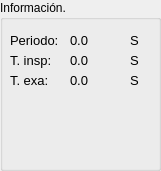
     <widget class="QGroupBox" name="groupBox_3">
      <property name="geometry">
       <rect>
        <x>580</x>
        <y>0</y>
        <width>161</width>
        <height>171</height>
       </rect>
      </property>
      <property name="title">
       <string>Información.</string>
      </property>
      <widget class="QLabel" name="label_22">
       <property name="geometry">
        <rect>
         <x>10</x>
         <y>30</y>
         <width>60</width>
         <height>20</height>
        </rect>
       </property>
       <property name="font">
        <font>
         <pointsize>10</pointsize>
        </font>
       </property>
       <property name="text">
        <string>Periodo: </string>
       </property>
      </widget>
      <widget class="QLabel" name="label_period">
       <property name="geometry">
        <rect>
         <x>70</x>
         <y>30</y>
         <width>50</width>
         <height>20</height>
        </rect>
       </property>
       <property name="font">
        <font>
         <pointsize>10</pointsize>
        </font>
       </property>
       <property name="text">
        <string>0.0</string>
       </property>
      </widget>
      <widget class="QLabel" name="label_currentRatio_2">
       <property name="geometry">
        <rect>
         <x>130</x>
         <y>30</y>
         <width>20</width>
         <height>20</height>
        </rect>
       </property>
       <property name="font">
        <font>
         <pointsize>10</pointsize>
        </font>
       </property>
       <property name="text">
        <string>S</string>
       </property>
      </widget>
      <widget class="QLabel" name="label_23">
       <property name="geometry">
        <rect>
         <x>10</x>
         <y>50</y>
         <width>60</width>
         <height>20</height>
        </rect>
       </property>
       <property name="font">
        <font>
         <pointsize>10</pointsize>
        </font>
       </property>
       <property name="text">
        <string>T. insp:</string>
       </property>
      </widget>
      <widget class="QLabel" name="label_ta">
       <property name="geometry">
        <rect>
         <x>70</x>
         <y>50</y>
         <width>50</width>
         <height>20</height>
        </rect>
       </property>
       <property name="font">
        <font>
         <pointsize>10</pointsize>
        </font>
       </property>
       <property name="text">
        <string>0.0</string>
       </property>
      </widget>
      <widget class="QLabel" name="label_ta_2">
       <property name="geometry">
        <rect>
         <x>130</x>
         <y>50</y>
         <width>20</width>
         <height>20</height>
        </rect>
       </property>
       <property name="font">
        <font>
         <pointsize>10</pointsize>
        </font>
       </property>
       <property name="text">
        <string>S</string>
       </property>
      </widget>
      <widget class="QLabel" name="label_24">
       <property name="geometry">
        <rect>
         <x>10</x>
         <y>70</y>
         <width>60</width>
         <height>20</height>
        </rect>
       </property>
       <property name="font">
        <font>
         <pointsize>10</pointsize>
        </font>
       </property>
       <property name="text">
        <string>T. exa:</string>
       </property>
      </widget>
      <widget class="QLabel" name="label_tb">
       <property name="geometry">
        <rect>
         <x>70</x>
         <y>70</y>
         <width>50</width>
         <height>20</height>
        </rect>
       </property>
       <property name="font">
        <font>
         <pointsize>10</pointsize>
        </font>
       </property>
       <property name="text">
        <string>0.0</string>
       </property>
      </widget>
      <widget class="QLabel" name="label_ta_3">
       <property name="geometry">
        <rect>
         <x>130</x>
         <y>70</y>
         <width>20</width>
         <height>20</height>
        </rect>
       </property>
       <property name="font">
        <font>
         <pointsize>10</pointsize>
        </font>
       </property>
       <property name="text">
        <string>S</string>
       </property>
      </widget>
     </widget>
